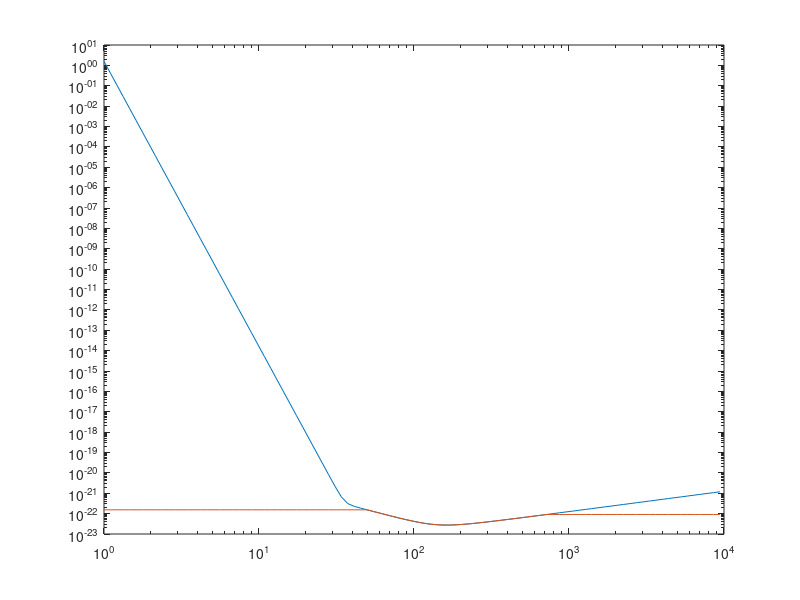
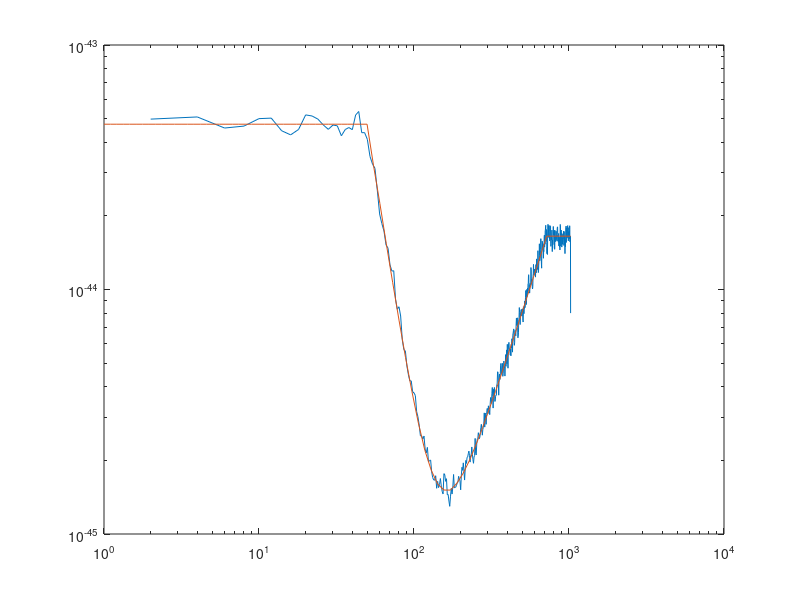

Write the MATLAB code that produced these figures, in order.
clear;
clc;
%SDM Added close all
close all;

load("iLIGOSensitivity.txt");

freqVec = iLIGOSensitivity(:,1);
%FIXME The ligo sensitivity curve is already sqrt(PSD): review the lab slides
%SDM renaming the variable appropriately
%psdVec = iLIGOSensitivity(:,2);
sqrtPsdVec = iLIGOSensitivity(:,2);
Signaln = sqrtPsdVec.^2;

%FIXME Plots: No plot titles, axes labels
figure;
loglog(freqVec,sqrtPsdVec);
%SDM
hold on;

% frequency = 50 Hz at item no. 42
% frequency = 700 Hz at item no.70

for i = 1:length(iLIGOSensitivity)
    if freqVec(i) <= 50
        % Signaln(i) = Signaln(42);
        sqrtPsdVec(i) = sqrtPsdVec(42);
    elseif freqVec(i) >= 700
        sqrtPsdVec(i) = sqrtPsdVec(70);
        % Signaln(i) = Signaln(70);
    end
end

%SDM compare the two PSDs
%figure;
loglog(freqVec,sqrtPsdVec);
%xlim([0 2000]);

%% Desigining filter and passing data through it

filtrOrdr = 500;
%FIXME Error: 1024 Hz sampling frequency means highest DFT freq = 512 Hz < 700 Hz cutoff
%sampFreq = 1024;
sampFreq = 2048;
%FIXME Generate a longer noise realization (this is only 8 sec long at the new sampling frequency)
nSamples = 16384*8;
%FIXME Error: the function normalize is for statistical analysis! 
%normfreq = normalize(freqVec,'range');
%SDM Restrict the psd vector to half the specified sampling frequency
sqrtPsdVec = sqrtPsdVec(freqVec <= sampFreq/2);
freqVec = freqVec(freqVec <= sampFreq/2);
%SDM Make sure 0 and sampFreq/2 are part of the frequency vector before sending it to the filter design function
freqVec = [0; freqVec; sampFreq/2];
%SDM Extend the psd vector correspondingly (preserve flatness below 50 Hz and above 700 Hz
sqrtPsdVec = [sqrtPsdVec(1); sqrtPsdVec; sqrtPsdVec(end)];

%FIXME The ligo sensitivity curve is already sqrt(PSD): review the lab slides
%sqrtPSD = sqrt(psdVec);
%SDM send in the properly normalized frequency
%b = fir2(filtrOrdr,normfreq,sqrtPSD);
b = fir2(filtrOrdr,freqVec/(sampFreq/2),sqrtPsdVec);
%FIXME Error: The filter is to be run on a realization of white noise
%SDM Generate WGN
inData = randn(1,nSamples);
%SDM run filter on WGN
%outData = sqrt(sampFreq)*fftfilt(b,psdVec);
outData = sqrt(sampFreq)*fftfilt(b,inData);

%FIXME Window length should be longer than tiny 10 samples
%[pxx2,f2] = pwelch(outData, 10, [], [], sampFreq);
[pxx2,f2] = pwelch(outData, 1024, [], [], sampFreq);

% plotting noise produced
figure;
%FIXME loglog is better
%FIXME Plots: No plot titles, axes labels
loglog(f2,pxx2);
%SDM compare with design sensitivity (need to square it) and take care of one-side vs two-sided PSD
hold on;
loglog(freqVec,2*sqrtPsdVec.^2);
